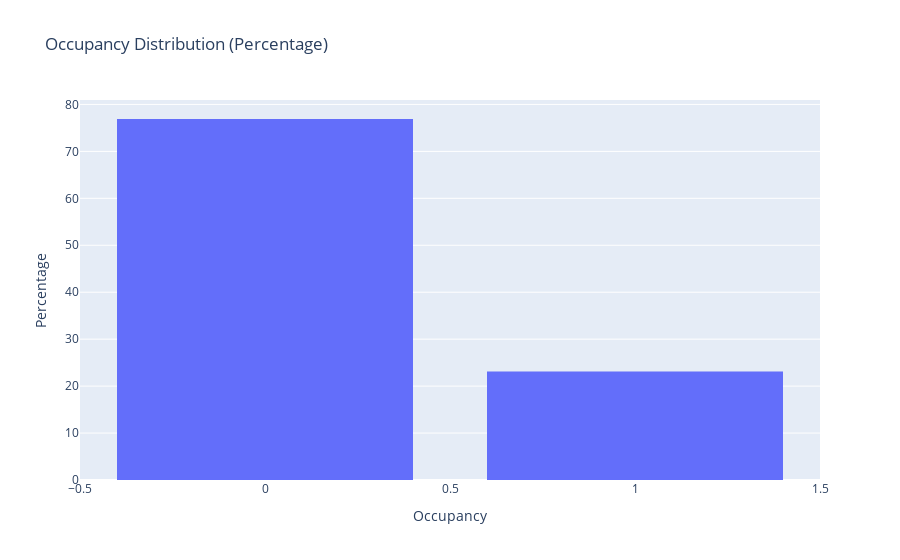

The notebook cell saved with this chart:
### Markdown cell above
### Occupancy Distribution

### Code cell
fig = px.histogram(
    df,
    x='Occupancy',
    nbins=2,
    histnorm='percent',
    title='Occupancy Distribution (Percentage)'
)
fig.update_layout(
    xaxis_title='Occupancy',
    yaxis_title='Percentage',
    bargap=0.2
)
fig.show()

### Figure 1 — Plotly figure (JSON) as saved in the notebook; plotly's stock layout.template omitted (floating-point values rounded to 4 significant figures; data arrays with more than 128 entries replaced by an {"elided": "..."} marker saying what was removed)
{"data": [{"bingroup": "x", "histnorm": "percent", "hovertemplate": "Occupancy=%{x}<br>percent=%{y}<extra></extra>", "legendgroup": "", "marker": {"color": "#636efa", "pattern": {"shape": ""}}, "name": "", "nbinsx": 2, "orientation": "v", "showlegend": false, "type": "histogram", "x": {"elided": "20560 int values"}, "xaxis": "x", "yaxis": "y"}], "layout": {"bargap": 0.2, "barmode": "relative", "legend": {"tracegroupgap": 0}, "title": {"text": "Occupancy Distribution (Percentage)"}, "xaxis": {"anchor": "y", "domain": [0, 1], "title": {"text": "Occupancy"}}, "yaxis": {"anchor": "x", "domain": [0, 1], "title": {"text": "Percentage"}}}}
